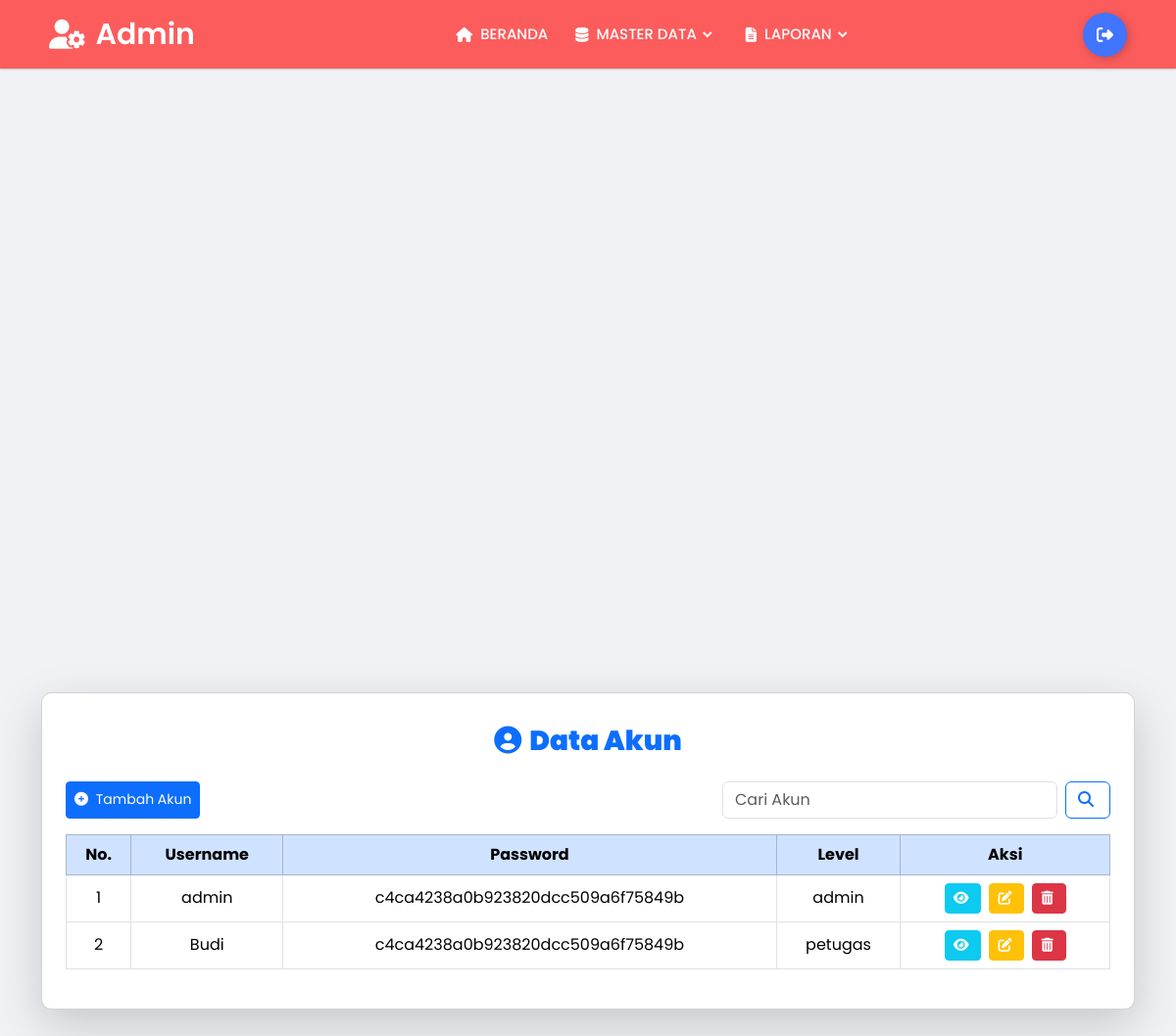
Before: /admin/akun/show_akun_admin.php (signed in) with the older database file.
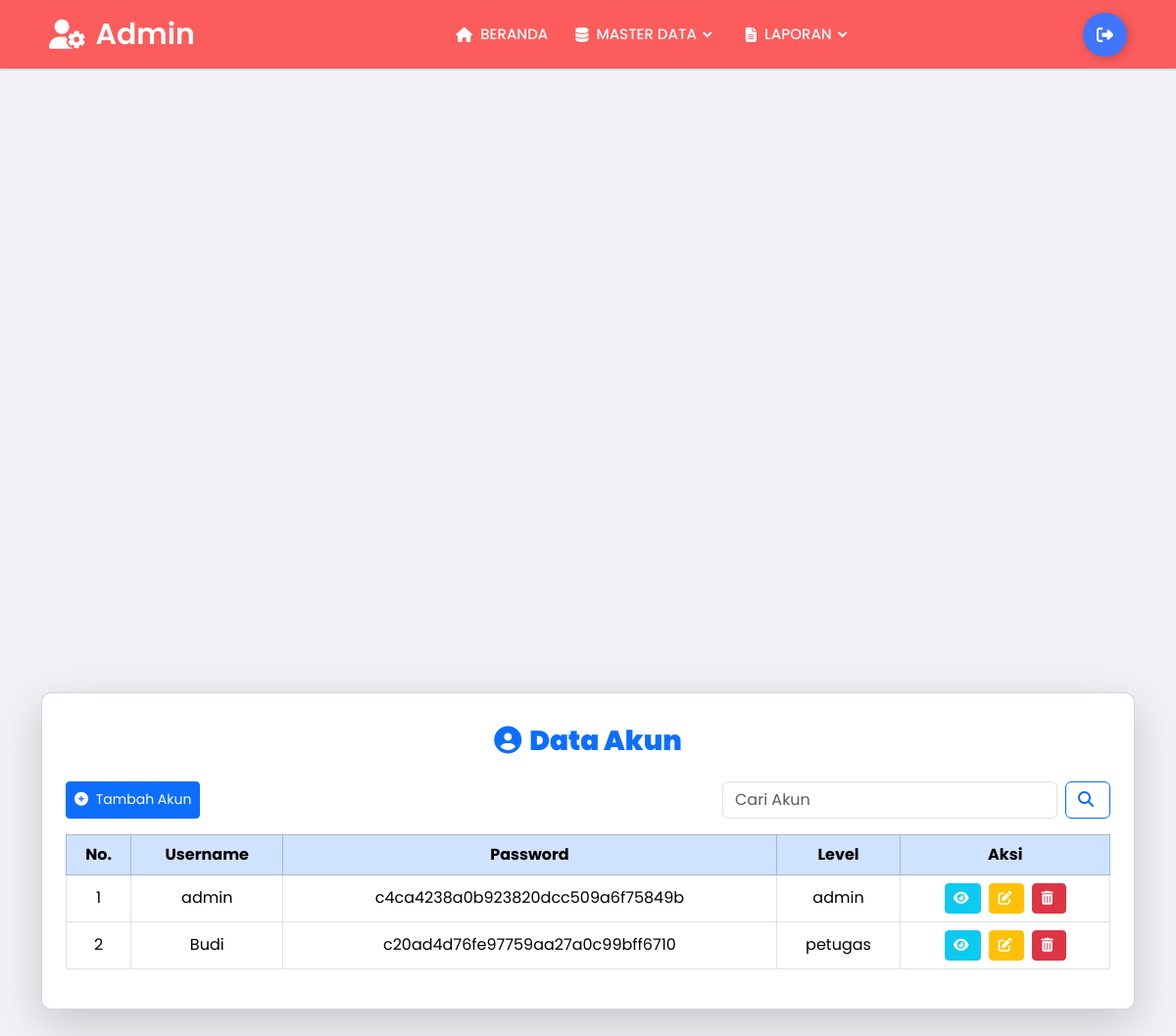
After: the same page with the newer database file.
### tables this page shows
CREATE TABLE `akun` (
  `id_akun` int(11) NOT NULL,
  `username` varchar(50) NOT NULL,
  `password` text NOT NULL,
  `level` enum('admin','petugas') NOT NULL,
  `id_petugas` int(11) NOT NULL
);

### admin/akun/show_akun_admin.php (the view, shortened to what this page needs)
<?php
include "../include/koneksi.php";
include "../include/header.php";
include "../include/navbar_admin.php";
?>
<link rel="stylesheet" href="https://cdnjs.cloudflare.com/ajax/libs/font-awesome/6.4.0/css/all.min.css" />
<div class="container mt-5">
    <div class="card shadow-lg p-4">
        <h3 class="text-center text-primary mt-2 mb-4">
            <i class="fas fa-user-circle me-2"></i><b>Data Akun</b>
        </h3>
        <div class="d-flex justify-content-between mb-3">
            <button class="btn btn-sm btn-primary" data-bs-toggle="modal" data-bs-target="#modalTambah">
                <i class="fas fa-plus-circle"></i> Tambah Akun
            </button>
            <form class="d-flex" method="GET" action="">
                <input class="form-control me-2" type="search" name="search" placeholder="Cari Akun" aria-label="Search">
                <button class="btn btn-outline-primary" type="submit">
                    <i class="fas fa-search"></i>
                </button>
            </form>
        </div>
        <?php
        $sql = "SELECT * FROM akun";
        $sql_eksekusi = mysqli_query($koneksi, $sql);
        ?>
        <div class="table-responsive">
            <table class="table table-hover table-bordered text-center align-middle">
                <thead class="table-primary">
                    <tr>
                        <th>No.</th>
                        <th>Username</th>
                        <th>Password</th>
                        <th>Level</th>
                        <th>Aksi</th>
                    </tr>
                </thead>
                <tbody>
                    <?php
                    if ($sql_eksekusi) {
                        $no = 1;
                        while ($data = mysqli_fetch_array($sql_eksekusi)) {
                    ?>
                    <tr>
                        <td><?= $no++; ?></td>
                        <td><?= htmlspecialchars($data['username']); ?></td>
                        <td><?= htmlspecialchars($data['password']); ?></td>
                        <td><?= htmlspecialchars($data['level']); ?></td>
                        <td>
                            <div class="d-flex gap-2 justify-content-center">
                                <button class="btn btn-info btn-sm text-white"
                                        data-bs-toggle="modal"
                                        data-bs-target="#modalLihat<?= $data['id_akun']; ?>">
                                    <i class="fas fa-eye"></i>
                                </button>
                                <button class="btn btn-warning btn-sm"
                                        data-bs-toggle="modal"
                                        data-bs-target="#modalEdit<?= $data['id_akun']; ?>">
                                    <i class="fas fa-edit text-white"></i>
                                </button>
                                <a href="show_akun_admin.php?hapus_akun=<?= $data['id_akun']; ?>"
                                   class="btn btn-danger btn-sm"
                                   onclick="return confirm('Apakah Anda yakin ingin menghapus akun ini?')">
                                    <i class="fas fa-trash-alt"></i>
                                </a>
                            </div>
                        </td>
                    </tr>
                    <?php
                        }
                    } else {
                        echo "<tr><td colspan='5'>Tidak ada data akun.</td></tr>";
                    }
                    ?>
                </tbody>
            </table>
        </div>
    </div>
</div>
<?php
include "../include/footer.php";
?>

Changed rows visible on the page:
changed akun "Budi": password "c4ca4238a0b923820dcc509a6f75849b" → "c20ad4d76fe97759aa27a0c99bff6710"
